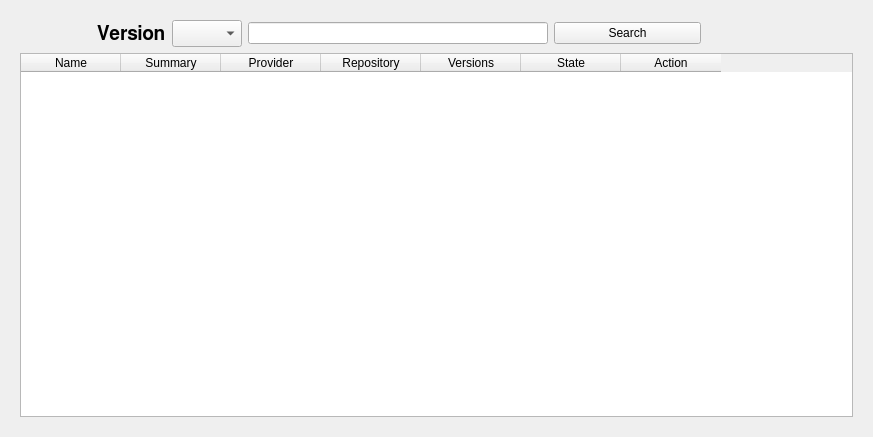
<?xml version="1.0" encoding="UTF-8"?>
<ui version="4.0">
 <class>DialogAddons</class>
 <widget class="QDialog" name="DialogAddons">
  <property name="geometry">
   <rect>
    <x>0</x>
    <y>0</y>
    <width>873</width>
    <height>437</height>
   </rect>
  </property>
  <property name="sizePolicy">
   <sizepolicy hsizetype="Expanding" vsizetype="Expanding">
    <horstretch>0</horstretch>
    <verstretch>0</verstretch>
   </sizepolicy>
  </property>
  <property name="windowTitle">
   <string>Odoo One - Community Addons</string>
  </property>
  <layout class="QGridLayout" name="gridLayout">
   <item row="0" column="0">
    <widget class="QWidget" name="main_widget" native="true">
     <property name="sizePolicy">
      <sizepolicy hsizetype="Expanding" vsizetype="Expanding">
       <horstretch>0</horstretch>
       <verstretch>0</verstretch>
      </sizepolicy>
     </property>
     <layout class="QVBoxLayout" name="verticalLayout">
      <item>
       <layout class="QHBoxLayout" name="horizontalLayout">
        <item alignment="Qt::AlignRight">
         <widget class="QLabel" name="label_version">
          <property name="font">
           <font>
            <family>FreeSans</family>
            <pointsize>14</pointsize>
            <weight>75</weight>
            <bold>true</bold>
           </font>
          </property>
          <property name="layoutDirection">
           <enum>Qt::LeftToRight</enum>
          </property>
          <property name="text">
           <string>Version</string>
          </property>
         </widget>
        </item>
        <item>
         <widget class="QComboBox" name="combo_version">
          <property name="sizePolicy">
           <sizepolicy hsizetype="Expanding" vsizetype="Fixed">
            <horstretch>0</horstretch>
            <verstretch>0</verstretch>
           </sizepolicy>
          </property>
          <property name="minimumSize">
           <size>
            <width>70</width>
            <height>0</height>
           </size>
          </property>
          <property name="maximumSize">
           <size>
            <width>70</width>
            <height>16777215</height>
           </size>
          </property>
          <property name="font">
           <font>
            <pointsize>12</pointsize>
            <weight>75</weight>
            <bold>true</bold>
           </font>
          </property>
         </widget>
        </item>
        <item>
         <widget class="QLineEdit" name="line_edit_search">
          <property name="minimumSize">
           <size>
            <width>150</width>
            <height>0</height>
           </size>
          </property>
          <property name="maximumSize">
           <size>
            <width>300</width>
            <height>16777215</height>
           </size>
          </property>
         </widget>
        </item>
        <item>
         <widget class="QPushButton" name="push_button_search">
          <property name="text">
           <string>Search</string>
          </property>
          <property name="autoDefault">
           <bool>false</bool>
          </property>
         </widget>
        </item>
        <item>
         <widget class="QWidget" name="widget" native="true"/>
        </item>
       </layout>
      </item>
      <item>
       <widget class="QTableWidget" name="table_addons">
        <property name="minimumSize">
         <size>
          <width>800</width>
          <height>0</height>
         </size>
        </property>
        <column>
         <property name="text">
          <string>Name</string>
         </property>
        </column>
        <column>
         <property name="text">
          <string>Summary</string>
         </property>
        </column>
        <column>
         <property name="text">
          <string>Provider</string>
         </property>
        </column>
        <column>
         <property name="text">
          <string>Repository</string>
         </property>
        </column>
        <column>
         <property name="text">
          <string>Versions</string>
         </property>
        </column>
        <column>
         <property name="text">
          <string>State</string>
         </property>
        </column>
        <column>
         <property name="text">
          <string>Action</string>
         </property>
        </column>
       </widget>
      </item>
     </layout>
    </widget>
   </item>
  </layout>
 </widget>
 <resources/>
 <connections/>
</ui>
